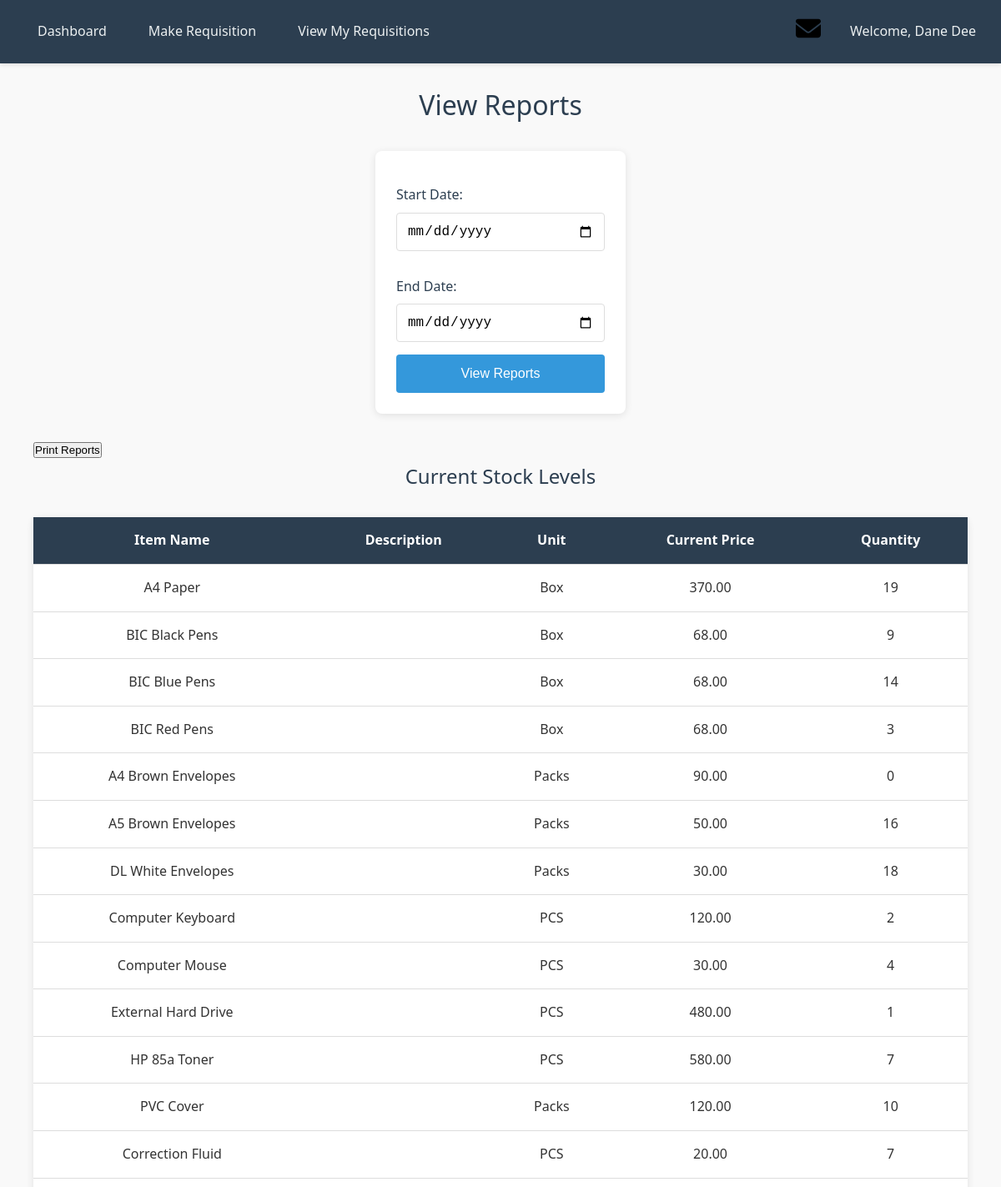
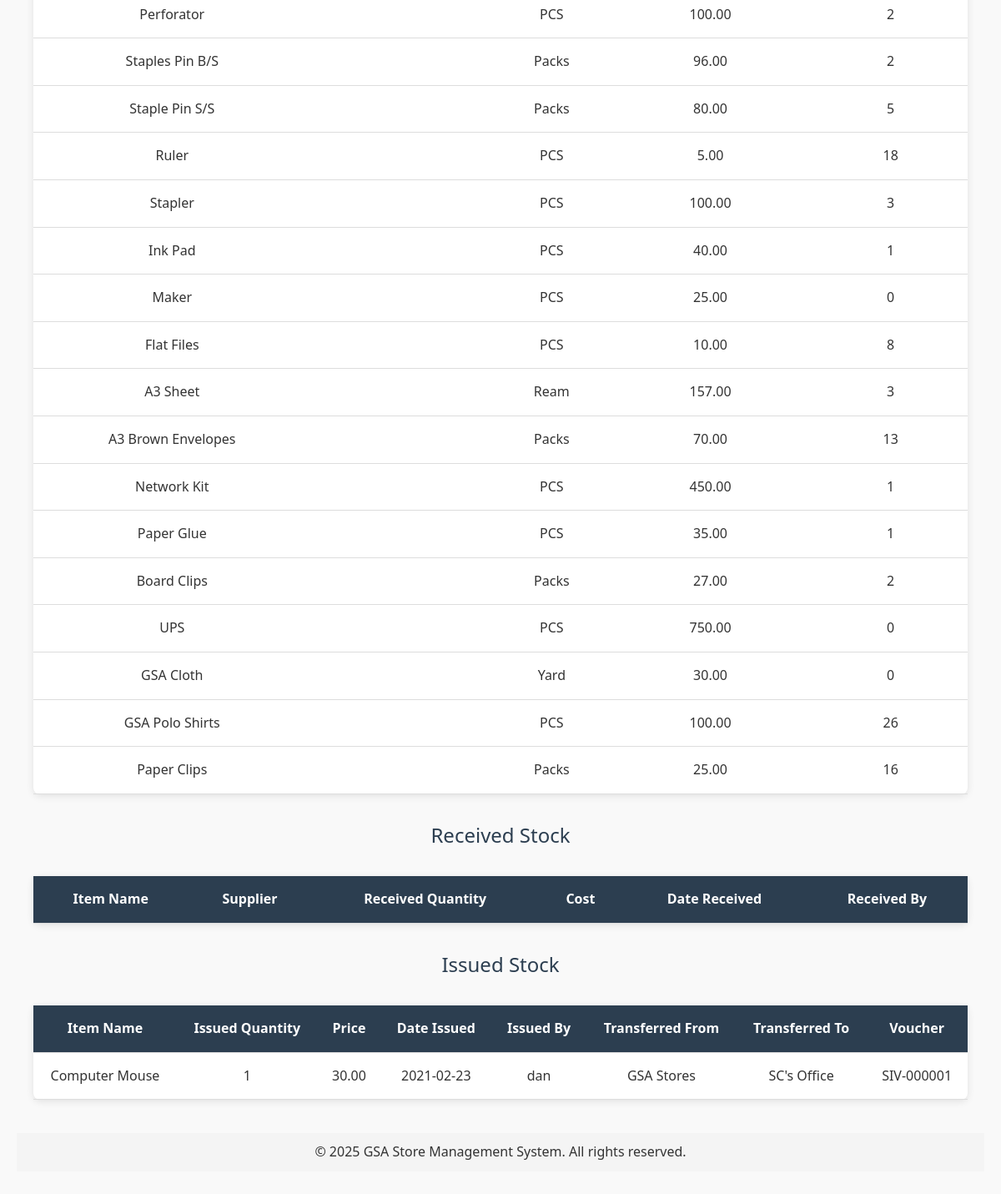
The page /view_reports.php (signed in) on the database its author committed (2 pictures, top to bottom).
### tables this page shows
CREATE TABLE `items` (
  `item_id` int(11) NOT NULL,
  `item_name` varchar(255) NOT NULL,
  `description` text DEFAULT NULL,
  `unit` varchar(50) NOT NULL,
  `current_price` decimal(10,2) NOT NULL,
  `quantity` int(11) DEFAULT 0 CHECK (`quantity` >= 0),
  `supplier_id` int(11) DEFAULT NULL,
  `created_at` date NOT NULL DEFAULT current_timestamp()
);

CREATE TABLE `issued_stock` (
  `issue_id` int(11) NOT NULL,
  `item_id` int(11) NOT NULL,
  `issued_quantity` int(11) NOT NULL CHECK (`issued_quantity` > 0),
  `price` decimal(10,2) NOT NULL,
  `date_issued` date DEFAULT current_timestamp(),
  `transferred_from` varchar(255) NOT NULL,
  `transferred_to` varchar(255) NOT NULL,
  `store_issue_voucher` varchar(10) DEFAULT NULL,
  `issued_by` int(11) NOT NULL,
  `description` text DEFAULT NULL,
  `status` varchar(50) DEFAULT 'Pending',
  `remarks` text DEFAULT NULL,
  `request_id` int(11) DEFAULT NULL
);

CREATE TABLE `users` (
  `user_id` int(11) NOT NULL,
  `username` varchar(255) NOT NULL,
  `full_name` varchar(255) DEFAULT NULL,
  `password` varchar(255) NOT NULL,
  `role` enum('admin','storekeeper','viewer') DEFAULT 'viewer',
  `created_at` timestamp NOT NULL DEFAULT current_timestamp()
);

### view_reports.php (the view, shortened to what this page needs)
<?php
    require 'header.php';
    require 'db_connect.php';
    $start_date = isset($_GET['start_date']) ? $_GET['start_date'] : '';
    $end_date = isset($_GET['end_date']) ? $_GET['end_date'] : '';
    $stockQuery = "SELECT * FROM Items";
    $stockResult = $conn->query($stockQuery);
    $issuedQuery = "SELECT isd.*, i.item_name, u.username
                    FROM Issued_Stock isd
                    JOIN Items i ON isd.item_id = i.item_id
                    JOIN Users u ON isd.issued_by = u.user_id";
    $issuedResult = $conn->query($issuedQuery);
?>
<!DOCTYPE html>
<html lang="en">
<head>
</head>
<body>
    <div class="container">
        <h2>View Reports</h2>
        <form method="GET" class="no-print">
            <label>Start Date:</label>
            <input type="date" name="start_date" value="<?= $start_date ?>">
            <label>End Date:</label>
            <input type="date" name="end_date" value="<?= $end_date ?>">
            <button type="submit">View Reports</button>
        </form>
        <button class="print-button" onclick="window.print()">Print Reports</button>
        <h3>Current Stock Levels</h3>
        <table>
            <tr>
                <th>Item Name</th>
                <th>Description</th>
                <th>Unit</th>
                <th>Current Price</th>
                <th>Quantity</th>
            </tr>
            <?php while ($stock = $stockResult->fetch_assoc()): ?>
                <tr>
                    <td><?= $stock['item_name'] ?></td>
                    <td><?= $stock['description'] ?></td>
                    <td><?= $stock['unit'] ?></td>
                    <td><?= $stock['current_price'] ?></td>
                    <td><?= $stock['quantity'] ?></td>
                </tr>
            <?php endwhile; ?>
        </table>
        <h3>Received Stock</h3>
        <table>
            <tr>
                <th>Item Name</th>
                <th>Supplier</th>
                <th>Received Quantity</th>
                <th>Cost</th>
                <th>Date Received</th>
                <th>Received By</th>
            </tr>
        </table>
        <h3>Issued Stock</h3>
        <table>
            <tr>
                <th>Item Name</th>
                <th>Issued Quantity</th>
                <th>Price</th>
                <th>Date Issued</th>
                <th>Issued By</th>
                <th>Transferred From</th>
                <th>Transferred To</th>
                <th>Voucher</th>
            </tr>
            <?php while ($issued = $issuedResult->fetch_assoc()): ?>
                <tr>
                    <td><?= $issued['item_name'] ?></td>
                    <td><?= $issued['issued_quantity'] ?></td>
                    <td><?= $issued['price'] ?></td>
                    <td><?= $issued['date_issued'] ?></td>
                    <td><?= $issued['username'] ?></td>
                    <td><?= $issued['transferred_from'] ?></td>
                    <td><?= $issued['transferred_to'] ?></td>
                    <td><?= $issued['store_issue_voucher'] ?></td>
                </tr>
            <?php endwhile; ?>
        </table>
    </div>
</body>
</html>
<?php require 'footer.php'; ?>

### header.php (style rules this page uses)
body { font-family: 'Segoe UI', Tahoma, Geneva, Verdana, sans-serif; margin: 0; padding: 0; background: #f9f9f9; color: #333; line-height: 1.6; padding-top: 70px; }
* { margin: 0; padding: 0; box-sizing: border-box; }
.container { max-width: 1200px; margin: 100px auto 30px auto; padding: 0 20px; }
h1, h2, h3 { color: #2c3e50; text-align: center; margin-bottom: 20px; }
h2 { font-size: 2rem; font-weight: 500; }
h3 { font-size: 1.5rem; font-weight: 500; }
form { background: #fff; padding: 25px; border-radius: 8px; box-shadow: 0 2px 10px rgba(0, 0, 0, 0.1); max-width: 500px; margin: 30px auto; }
form label { font-weight: 500; margin-top: 15px; display: block; color: #2c3e50; }
form input, form select, form textarea { width: 100%; padding: 12px; margin: 8px 0 15px 0; border: 1px solid #ddd; border-radius: 4px; font-size: 16px; transition: border-color 0.3s ease; }
form button { width: 100%; padding: 14px; background-color: #3498db; color: #fff; border: none; border-radius: 4px; font-size: 16px; cursor: pointer; transition: background-color 0.3s ease; }
table { width: 100%; border-collapse: collapse; margin: 30px 0; background: #fff; border-radius: 8px; box-shadow: 0 2px 10px rgba(0, 0, 0, 0.1); }
table th, table td { padding: 15px; text-align: center; border-bottom: 1px solid #ddd; }
table th { background-color: #2c3e50; color: #fff; font-weight: 600; }

### view_reports.php (style rules this page uses)
.container { max-width: 1200px; margin: 30px auto; padding: 0 20px; }
h2, h3 { color: #2c3e50; text-align: center; margin-bottom: 20px; }
form { background: #fff; padding: 25px; border-radius: 8px; box-shadow: 0 2px 10px rgba(0, 0, 0, 0.1); max-width: 300px; margin: 30px auto; }
form label { font-weight: 500; margin-top: 15px; display: block; color: #2c3e50; }
form input, form select, form textarea { width: 100%; padding: 12px; margin: 8px 0 15px 0; border: 1px solid #ddd; border-radius: 4px; font-size: 16px; transition: border-color 0.3s ease; }
form button { width: 100%; padding: 14px; background-color: #3498db; color: #fff; border: none; border-radius: 4px; font-size: 16px; cursor: pointer; transition: background-color 0.3s ease; }
table { width: 100%; border-collapse: collapse; margin: 30px 0; background: #fff; border-radius: 8px; box-shadow: 0 2px 10px rgba(0, 0, 0, 0.1); }
table th, table td { padding: 15px; text-align: center; border-bottom: 1px solid #ddd; }
table th { background-color: #2c3e50; color: #fff; font-weight: 600; }

### rows shown on the page
items: item_name "A4 Paper", unit "Box", current_price "370.00", quantity "19"
items: item_name "BIC Black Pens", unit "Box", current_price "68.00", quantity "9"
items: item_name "BIC Blue Pens", unit "Box", current_price "68.00", quantity "14"
items: item_name "BIC Red Pens", unit "Box", current_price "68.00", quantity "3"
items: item_name "A4 Brown Envelopes", unit "Packs", current_price "90.00", quantity "0"
items: item_name "A5 Brown Envelopes", unit "Packs", current_price "50.00", quantity "16"
items: item_name "DL White Envelopes", unit "Packs", current_price "30.00", quantity "18"
items: item_name "Computer Keyboard", unit "PCS", current_price "120.00", quantity "2"
items: item_name "Computer Mouse", unit "PCS", current_price "30.00", quantity "4"
items: item_name "External Hard Drive", unit "PCS", current_price "480.00", quantity "1"
items: item_name "HP 85a Toner", unit "PCS", current_price "580.00", quantity "7"
items: item_name "PVC Cover", unit "Packs", current_price "120.00", quantity "10"
items: item_name "Correction Fluid", unit "PCS", current_price "20.00", quantity "7"
items: item_name "Perforator", unit "PCS", current_price "100.00", quantity "2"
items: item_name "Staples Pin B/S", unit "Packs", current_price "96.00", quantity "2"
items: item_name "Staple Pin S/S", unit "Packs", current_price "80.00", quantity "5"
items: item_name "Ruler", unit "PCS", current_price "5.00", quantity "18"
items: item_name "Stapler", unit "PCS", current_price "100.00", quantity "3"
items: item_name "Ink Pad", unit "PCS", current_price "40.00", quantity "1"
items: item_name "Maker", unit "PCS", current_price "25.00", quantity "0"
items: item_name "Flat Files", unit "PCS", current_price "10.00", quantity "8"
items: item_name "A3 Sheet", unit "Ream", current_price "157.00", quantity "3"
items: item_name "A3 Brown Envelopes", unit "Packs", current_price "70.00", quantity "13"
items: item_name "Network Kit", unit "PCS", current_price "450.00", quantity "1"
items: item_name "Paper Glue", unit "PCS", current_price "35.00", quantity "1"
items: item_name "Board Clips", unit "Packs", current_price "27.00", quantity "2"
items: item_name "UPS", unit "PCS", current_price "750.00", quantity "0"
items: item_name "GSA Cloth", unit "Yard", current_price "30.00", quantity "0"
items: item_name "GSA Polo Shirts", unit "PCS", current_price "100.00", quantity "26"
items: item_name "Paper Clips", unit "Packs", current_price "25.00", quantity "16"
issued_stock: item.item_name "Computer Mouse", issued_quantity "1", price "30.00", date_issued "2021-02-23", issued_by.username "dan", transferred_from "GSA Stores", transferred_to "SC's Office", store_issue_voucher "SIV-000001"

### other values the page prints
$header_name "Dane Dee"
